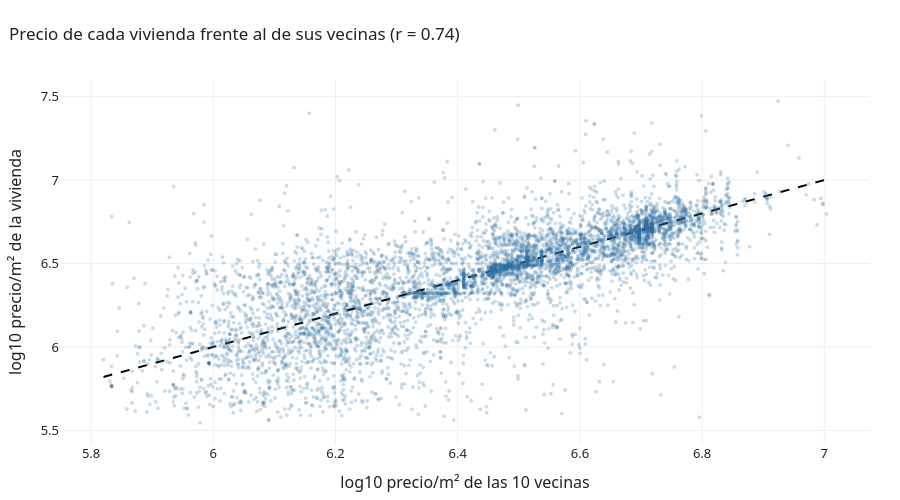

Notebook source saved alongside this figure:
### Markdown cell above
## Dependencia espacial

### Code cell
muestra = geo.sample(n=min(6000, len(geo)), random_state=42)
nn = NearestNeighbors(n_neighbors=11, metric="haversine").fit(np.radians(muestra[["lat", "lon"]]))
_, idx = nn.kneighbors(np.radians(muestra[["lat", "lon"]]))
valores = np.log10(muestra.precio_m2_real.to_numpy())

def moran(v, vecinos_idx):
    z = v - v.mean()
    return (z * z[vecinos_idx].mean(axis=1)).sum() / (z ** 2).sum()

I = moran(valores, idx[:, 1:])
rng = np.random.default_rng(42)
azar = np.array([moran(rng.permutation(valores), idx[:, 1:]) for _ in range(999)])
p = (np.sum(azar >= I) + 1) / (len(azar) + 1)
print(f"I de Moran: {I:.3f}   (al barajar los precios, el máximo fue {azar.max():.3f})")
anotar("¿El precio por m² depende del de los vecinos?", "I de Moran (999 permutaciones)", I, p, "")

vecinos = valores[idx[:, 1:]].mean(axis=1)
fig = px.scatter(x=vecinos, y=valores, opacity=0.25, labels={"x": "log10 precio/m² de las 10 vecinas",
                                                             "y": "log10 precio/m² de la vivienda"})
fig.update_traces(marker=dict(size=4, color=AZUL), hoverinfo="skip", hovertemplate=None)
fig.add_scatter(x=[vecinos.min(), vecinos.max()], y=[vecinos.min(), vecinos.max()], mode="lines",
                line=dict(color="black", dash="dash"), showlegend=False)
mostrar(fig, f"Precio de cada vivienda frente al de sus vecinas (r = {np.corrcoef(valores, vecinos)[0, 1]:.2f})", alto=500)

### Figure 1 — Plotly figure (JSON) as saved in the notebook; plotly's stock layout.template omitted (floating-point values rounded to 4 significant figures; data arrays with more than 128 entries replaced by an {"elided": "..."} marker saying what was removed)
{"data": [{"hoverinfo": "skip", "legendgroup": "", "marker": {"color": "#2F6F9F", "opacity": 0.25, "size": 4, "symbol": "circle"}, "mode": "markers", "name": "", "showlegend": false, "type": "scattergl", "x": {"elided": "6000 float values"}, "xaxis": "x", "y": {"elided": "6000 float values"}, "yaxis": "y"}, {"line": {"color": "black", "dash": "dash"}, "mode": "lines", "showlegend": false, "type": "scatter", "x": [5.82, 7.004], "y": [5.82, 7.004]}], "layout": {"height": 500, "legend": {"tracegroupgap": 0}, "title": {"text": "Precio de cada vivienda frente al de sus vecinas (r = 0.74)"}, "xaxis": {"anchor": "y", "domain": [0.0, 1.0], "title": {"text": "log10 precio/m² de las 10 vecinas"}}, "yaxis": {"anchor": "x", "domain": [0.0, 1.0], "title": {"text": "log10 precio/m² de la vivienda"}}}}
